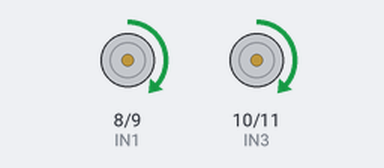
Simulated run of this sketch. Board: Arduino Uno, built with avr-gcc and run on an emulated ATmega328P. Parts: motor-driver pin pairs drawn as motors (green arrow = first pin HIGH = forward, orange = second pin HIGH = backward, longer = more drive, scaled by the enable pin). At 9.9 s the program stops and its outputs stay as they are.

Above: at 2.1 s.
At 5.6 s:
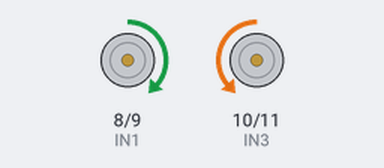
At 9.3 s:
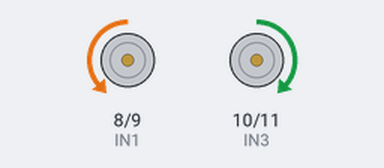
At 10.0 s:
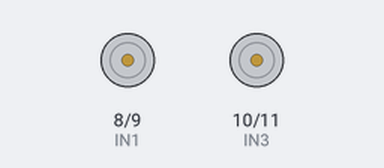
Timing chart, 0 to 11.4 s (numbered marks = the images above):
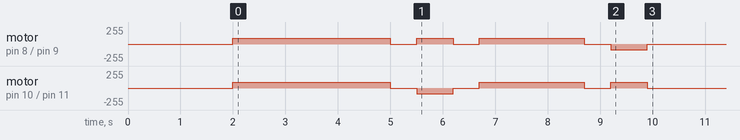

The sketch:

sketch_feb2a.ino
```cpp
// -------- Motor Pins --------
#define IN1 8
#define IN2 9
#define IN3 10
#define IN4 11
#define ENA 5
#define ENB 6

int speedVal = 85;   // Half speed (0–255)

void setup() {
  pinMode(IN1, OUTPUT);
  pinMode(IN2, OUTPUT);
  pinMode(IN3, OUTPUT);
  pinMode(IN4, OUTPUT);
  pinMode(ENA, OUTPUT);
  pinMode(ENB, OUTPUT);

  delay(2000);  // Start delay
}

void loop() {

  // Forward
  forward();
  delay(3000);

  stopMotors();
  delay(500);

  // Left 90°
  left();
  delay(700);   // Adjust for exact 90°

  stopMotors();
  delay(500);

  // Forward again
  forward();
  delay(2000);

  stopMotors();
  delay(500);

  // Right 90°
  right();
  delay(700);   // Adjust if needed

  stopMotors();

  while(1);
}

// -------- Movement Functions --------

void forward() {
  analogWrite(ENA, speedVal);
  analogWrite(ENB, speedVal);

  digitalWrite(IN1, HIGH);
  digitalWrite(IN2, LOW);

  digitalWrite(IN3, HIGH);
  digitalWrite(IN4, LOW);
}

void left() {
 analogWrite(ENA, speedVal);
  analogWrite(ENB, speedVal);

  // Left motor forward
  digitalWrite(IN1, HIGH);
  digitalWrite(IN2, LOW);

  // Right motor backward
  digitalWrite(IN3, LOW);
  digitalWrite(IN4, HIGH);
}

void right() {
 analogWrite(ENA, speedVal);
  analogWrite(ENB, speedVal);

  // Left motor backward
  digitalWrite(IN1, LOW);
  digitalWrite(IN2, HIGH);

  // Right motor forward
  digitalWrite(IN3, HIGH);
  digitalWrite(IN4, LOW);
}

void stopMotors() {
  analogWrite(ENA, 0);
  analogWrite(ENB, 0);
}
```

Measured:
- by itself, motor on pin 8 (IN1) / pin 9 (IN2): stopped → forward 85/255 at 2.0 s, → stopped 3.0 s later, → forward 85/255 0.50 s later, → stopped 0.70 s later, … (8 changes in this stretch)
- by itself, motor on pin 10 (IN3) / pin 11 (IN4): stopped → forward 85/255 at 2.0 s, → stopped 3.0 s later, → backward 85/255 0.50 s later, → stopped 0.70 s later, … (8 changes in this stretch)
